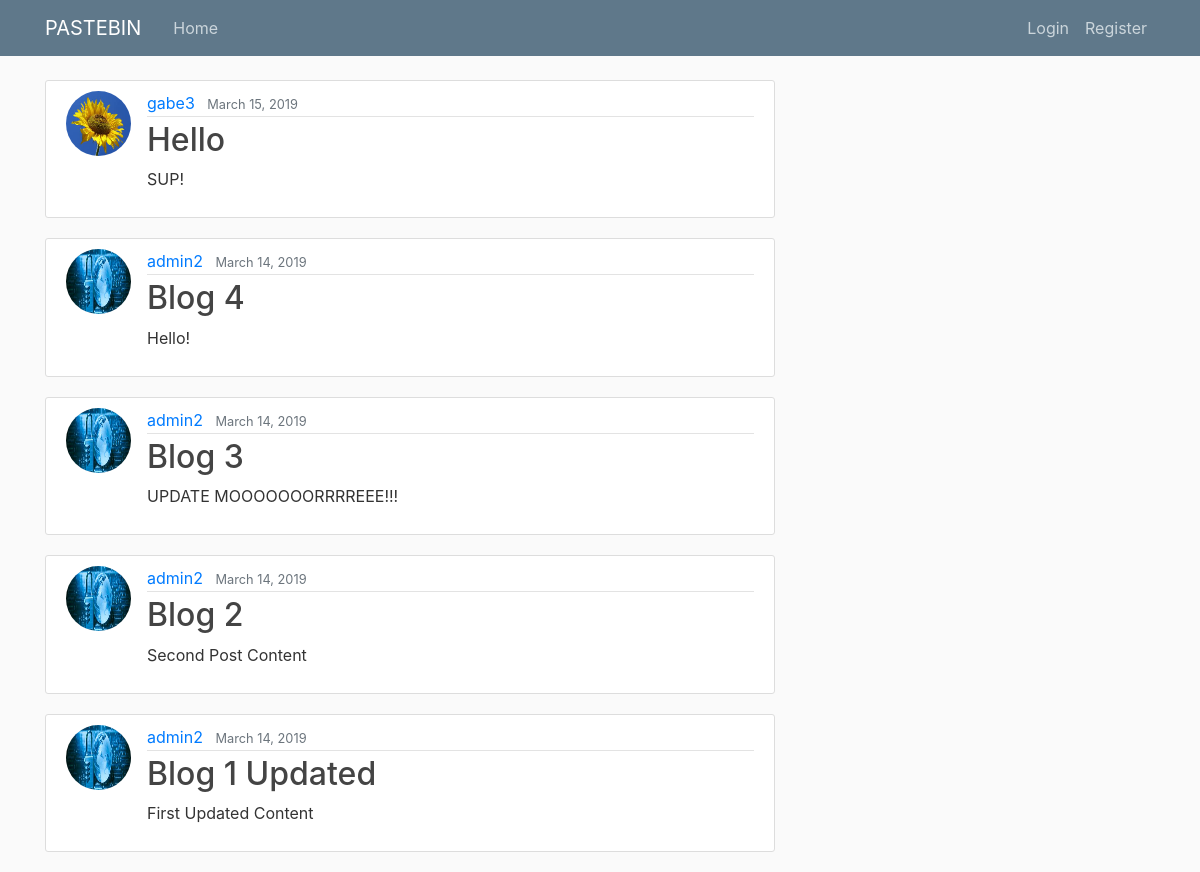
Before: / with the older database file.
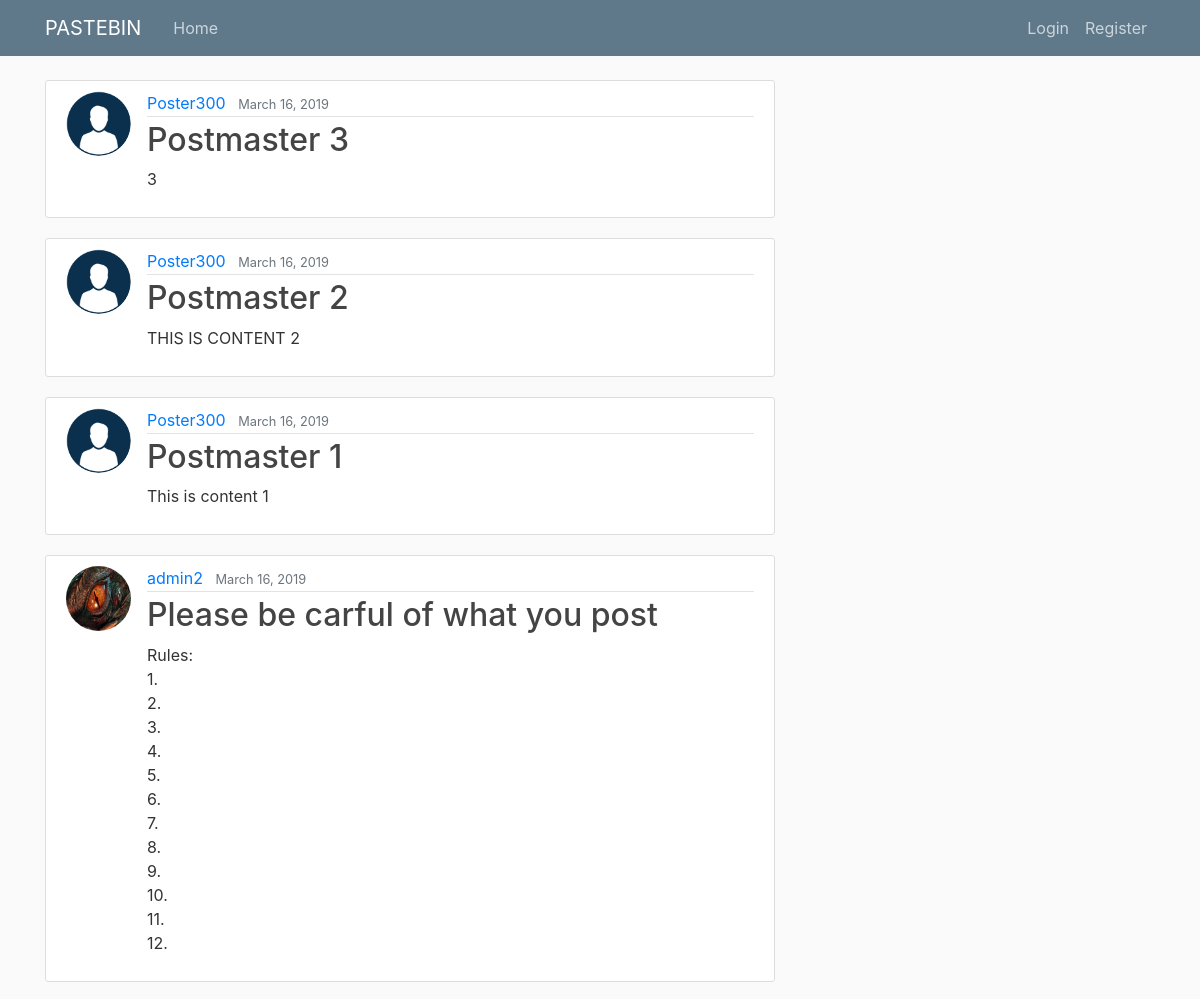
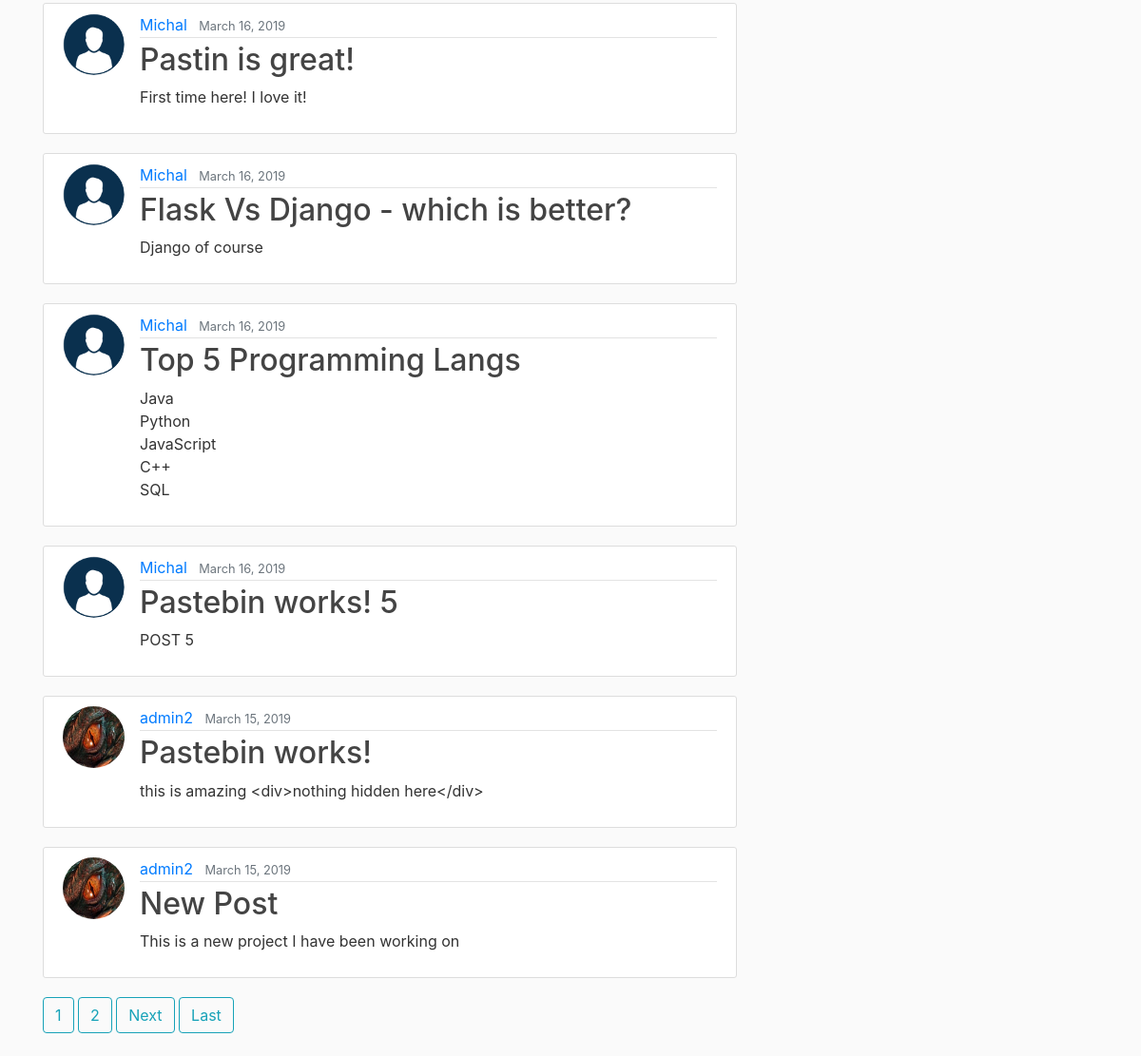
After: the same page with the newer database file (2 pictures, top to bottom).
### blog/models.py (models this page shows, shortened)
class Post(models.Model):
    title = models.CharField(max_length = 100)  # char field max
    content = models.TextField()  # text field for unrestricted lines of text
    date_posted = models.DateTimeField(default = timezone.now)  # uses default dating for posts
    author = models.ForeignKey(User, on_delete = models.CASCADE)  # if user is deleted posts are as well

### users/models.py (models this page shows, shortened)
class Profile(models.Model):
    user = models.OneToOneField(User, on_delete = models.CASCADE)
    image = models.ImageField(default = 'default.png', upload_to = 'profile_pics')

### blog/views.py (the view)
# urls.py: path('', PostListView.as_view(), name = 'blog-home'),  # path to homepage
class PostListView(ListView):
    model = Post
    template_name = 'blog/home.html'  # template used for post list
    context_object_name = 'posts'  # define object to post for list
    ordering = ['-date_posted']  # posts will be newest top ranging to oldest bottom
    paginate_by = 10 # display the 10 most recent posts

### blog/templates/blog/home.html (shortened to what this page needs)
{% extends "blog/base.html" %}
{% block content %}
    {% for post in posts %}
        <article class="media content-section">
            <img class = "rounded-circle article-img" src = "{{ post.author.profile.image.url }}">
            <div class="media-body">
                <div class="article-metadata">
                    <a class="mr-2" href="{% url 'user-posts' post.author.username %}">{{ post.author }}</a>
                    <small class="text-muted">{{ post.date_posted|date:"F d, Y"}}</small>
                </div>
                <h2><a class="article-title" href="{% url 'post-detail' post.id %}">{{ post.title }}</a></h2>
                <p class="article-content">{{ post.content }}</p>
            </div>
        </article>
    {% endfor %}
    {% if is_paginated %}
        {% for num in page_obj.paginator.page_range %}
            {% if page_obj.number == num %}
                <a class="btn btn-outline-info mb-4" href="?page={{ num }}">{{ num }}</a>
            {% elif num > page_obj.number|add:'-3' and num < page_obj.number|add:'3' %}
                <a class="btn btn-outline-info mb-4" href="?page={{ num }}">{{ num }}</a>
            {% endif %}
        {% endfor %}
        {% if page_obj.has_next %}
            <a class="btn btn-outline-info mb-4" href="?page={{ page_obj.next_page_number }}">Next</a>
            <a class="btn btn-outline-info mb-4" href="?page={{ page_obj.paginator.num_pages }}">Last</a>
        {% endif %}
    {% endif %}
{% endblock content %}

Changed rows visible on the page:
no longer on this page (row unchanged): Post: author.profile.image (picture), author "gabe3", date_posted "March 15, 2019", title "Hello", content "SUP!"
removed Post: author.profile.image (picture), author "admin2", date_posted "March 14, 2019", title "Blog 4", content "Hello!"
no longer on this page (row unchanged): Post: author.profile.image (picture), author "admin2", date_posted "March 14, 2019", title "Blog 3", content "UPDATE MOOOOOOORRRREEE!!!"
no longer on this page (row unchanged): Post: author.profile.image (picture), author "admin2", date_posted "March 14, 2019", title "Blog 2", content "Second Post Content"
no longer on this page (row unchanged): Post: author.profile.image (picture), author "admin2", date_posted "March 14, 2019", title "Blog 1 Updated", content "First Updated Content"
added Post: author.profile.image (placeholder picture), author "Poster300", date_posted "March 16, 2019", title "Postmaster 3", content "3"
added Post: author.profile.image (placeholder picture), author "Poster300", date_posted "March 16, 2019", title "Postmaster 2", content "THIS IS CONTENT 2"
added Post: author.profile.image (placeholder picture), author "Poster300", date_posted "March 16, 2019", title "Postmaster 1", content "This is content 1"
added Post: author.profile.image (picture), author "admin2", date_posted "March 16, 2019", title "Please be carful of what you post", content "Rules: 1. 2. 3. 4. 5. 6. 7. 8. 9. 10. 11. 12."
added Post: author.profile.image (placeholder picture), author "Michal", date_posted "March 16, 2019", title "Pastin is great!", content "First time here! I love it!"
added Post: author.profile.image (placeholder picture), author "Michal", date_posted "March 16, 2019", title "Flask Vs Django - which is better?", content "Django of course"
added Post: author.profile.image (placeholder picture), author "Michal", date_posted "March 16, 2019", title "Top 5 Programming Langs", content "Java Python JavaScript C++ SQL"
added Post: author.profile.image (placeholder picture), author "Michal", date_posted "March 16, 2019", title "Pastebin works! 5", content "POST 5"
added Post: author.profile.image (picture), author "admin2", date_posted "March 15, 2019", title "Pastebin works!", content "this is amazing <div>nothing hidden here</div>"
added Post: author.profile.image (picture), author "admin2", date_posted "March 15, 2019", title "New Post", content "This is a new project I have been working on"
Other visible differences:
new list line: "1"
new list line: "2"
text now shown: "Next Last"
